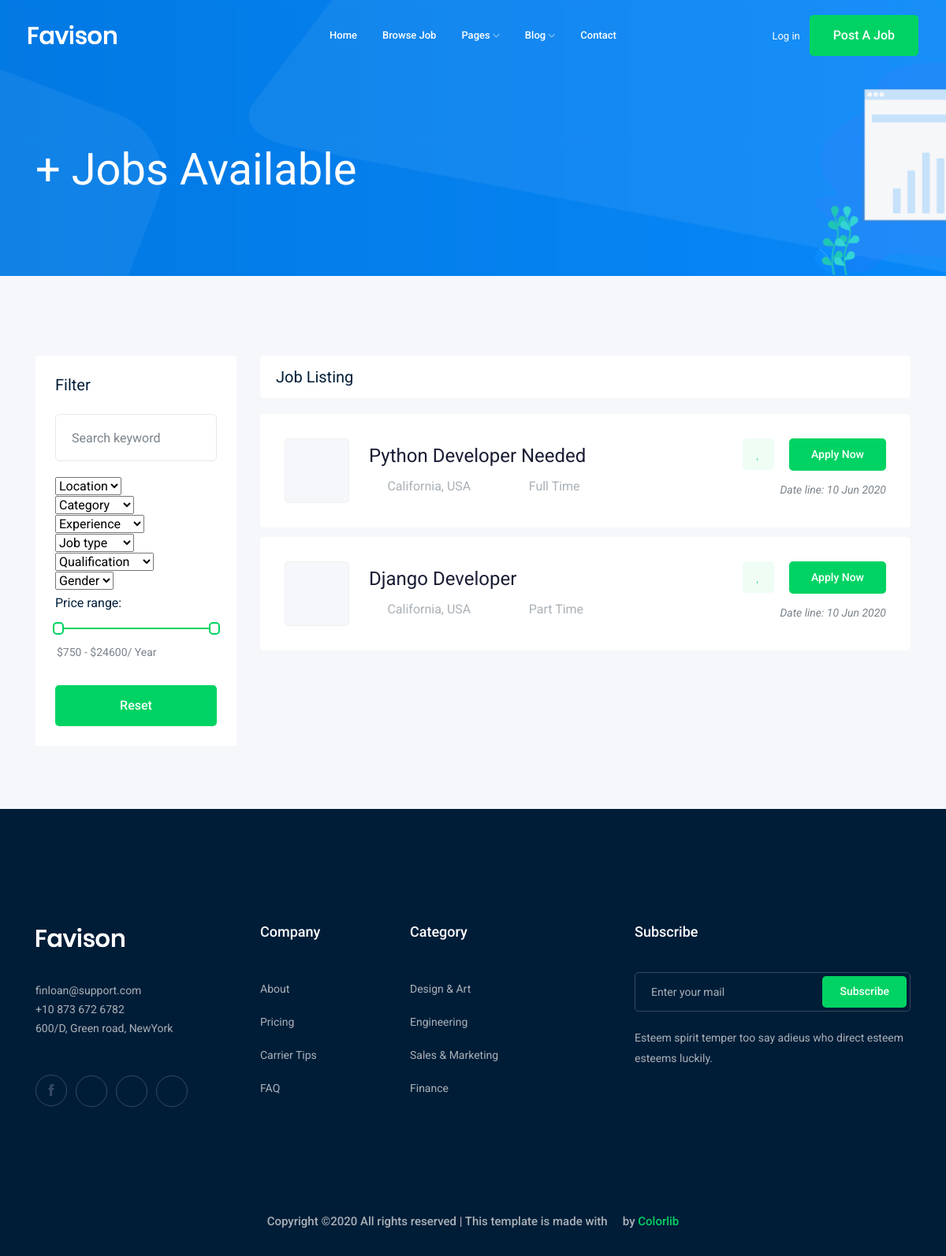
The page /jobs/ on the database as committed earlier.
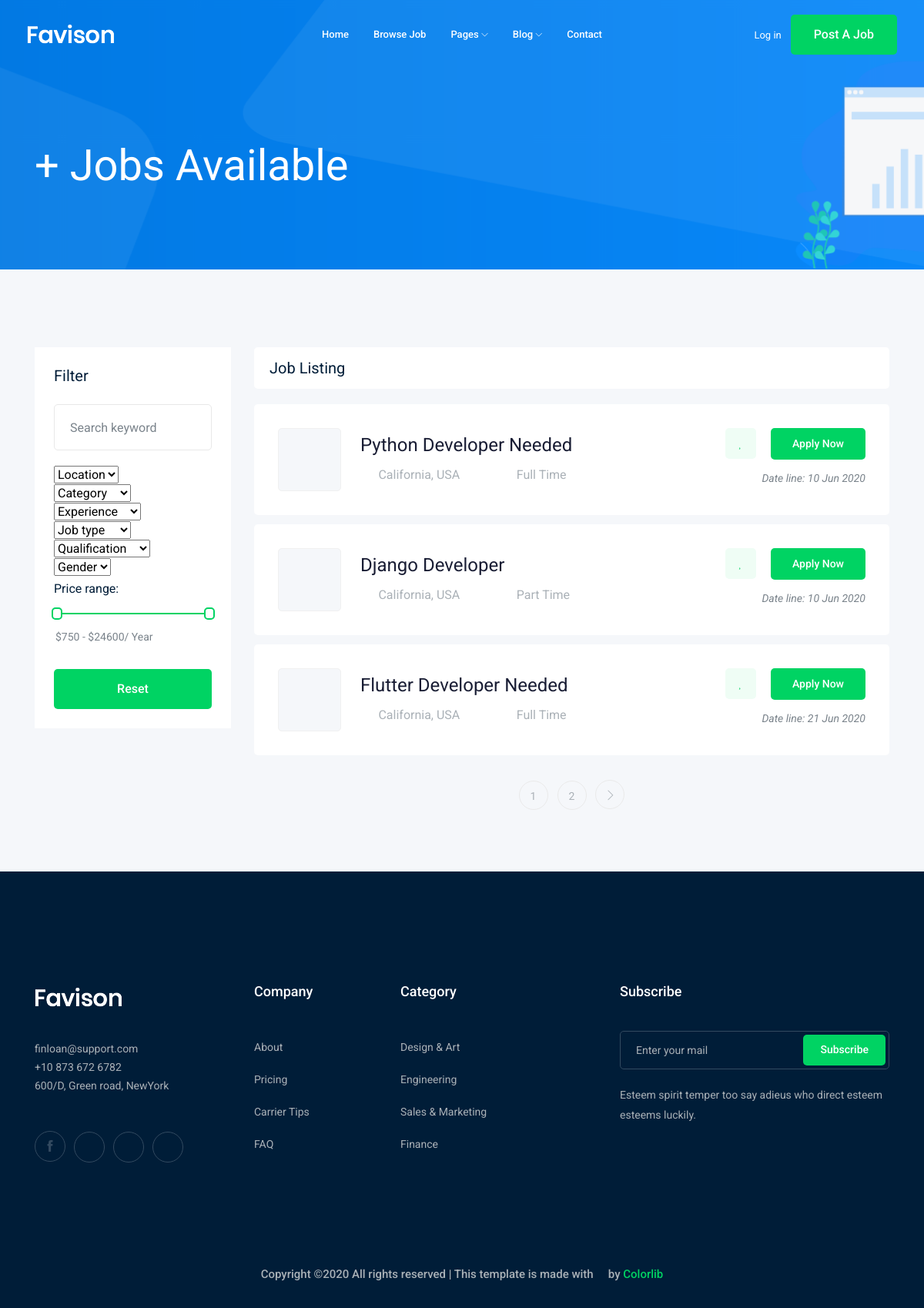
The same page on the database as committed later.
### job/models.py (models this page shows, shortened)
class Job(models.Model):  # table
    owner = models.ForeignKey(User, related_name='job_owner', on_delete=models.CASCADE)
    title = models.CharField(max_length=100)  # column
    job_type = models.CharField(max_length=15 , choices=JOB_TYPE)
    description = models.TextField(max_length=1000)
    published_at = models.DateTimeField(auto_now=True)
    Vacancy = models.IntegerField(default=1)
    salary = models.IntegerField(default=0)
    experience = models.IntegerField(default=1)
    category = models.ForeignKey('Category',on_delete=models.CASCADE)
    image = models.ImageField(upload_to=image_upload)
    slug = models.SlugField(blank=True, null=True)
    def __str__(self):
        return self.title

### job/views.py (the view)
# urls.py: path('',views.job_list , name='job_list'),
def job_list(request):
    job_list = Job.objects.all()
    paginator = Paginator(job_list, 3) # Show 25 contacts per page.
    page_number = request.GET.get('page')
    page_obj = paginator.get_page(page_number)
    context = {'jobs' :page_obj } # template name
    return render(request,'job/job_list.html',context)

### job/templates/job/job_list.html (shortened to what this page needs)
{% extends 'base.html' %}
{% block body %}
    <div class="bradcam_area bradcam_bg_1">
        <div class="container">
            <div class="row">
                <div class="col-xl-12">
                    <div class="bradcam_text">
                        <h3>{{jobs.count}}+ Jobs Available</h3>
                    </div>
                </div>
            </div>
        </div>
    </div>
    <div class="job_listing_area plus_padding">
        <div class="container">
            <div class="row">
                <div class="col-lg-3">
                    <div class="job_filter white-bg">
                        <div class="form_inner white-bg">
                            <h3>Filter</h3>
                            <form action="#">
                                <div class="row">
                                    <div class="col-lg-12">
                                        <div class="single_field">
                                            <input type="text" placeholder="Search keyword">
                                        </div>
                                    </div>
                                    <div class="col-lg-12">
                                        <div class="single_field">
                                            <select class="wide">
                                                <option data-display="Location">Location</option>
                                            </select>
                                        </div>
                                    </div>
                                    <div class="col-lg-12">
                                        <div class="single_field">
                                            <select class="wide">
                                                <option data-display="Category">Category</option>
                                            </select>
                                        </div>
                                    </div>
                                    <div class="col-lg-12">
                                        <div class="single_field">
                                            <select class="wide">
                                                <option data-display="Experience">Experience</option>
                                            </select>
                                        </div>
                                    </div>
                                    <div class="col-lg-12">
                                        <div class="single_field">
                                            <select class="wide">
                                                <option data-display="Job type">Job type</option>
                                            </select>
                                        </div>
                                    </div>
                                    <div class="col-lg-12">
                                        <div class="single_field">
                                            <select class="wide">
                                                <option data-display="Qualification">Qualification</option>
                                            </select>
                                        </div>
                                    </div>
                                    <div class="col-lg-12">
                                        <div class="single_field">
                                            <select class="wide">
                                                <option data-display="Gender">Gender</option>
                                            </select>
                                        </div>
                                    </div>
                                </div>
                            </form>
                        </div>
                        <div class="range_wrap">
                            <label for="amount">Price range:</label>
                            <div id="slider-range"></div>
                            <p>
                                <input type="text" id="amount" readonly style="border:0; color:#7A838B; font-size: 14px; font-weight:400;">
                            </p>
                        </div>
                        <div class="reset_btn">
                            <button  class="boxed-btn3 w-100" type="submit">Reset</button>
                        </div>
                    </div>
                </div>
                <div class="col-lg-9">
                    <div class="recent_joblist_wrap">
                        <div class="recent_joblist white-bg ">
                            <div class="row align-items-center">
                                <div class="col-md-6">
                                    <h4>Job Listing</h4>
                                </div>
                                <div class="col-md-6">
                                </div>
                            </div>
                        </div>
                    </div>
                    <div class="job_lists m-0">
                        <div class="row">
                           {% for job in jobs %}
                            <div class="col-lg-12 col-md-12">
                                <div class="single_jobs white-bg d-flex justify-content-between">
                                    <div class="jobs_left d-flex align-items-center">
                                        <div class="thumb">
                                        </div>
                                        <div class="jobs_conetent">
                                            <a href="{% url 'jobs:job_detail' job.slug %}"><h4>{{job}}</h4></a>
                                            <div class="links_locat d-flex align-items-center">
                                                <div class="location">
                                                    <p> <i class="fa fa-map-marker"></i> California, USA</p>
                                                </div>
                                                <div class="location">
                                                    <p> <i class="fa fa-clock-o"></i> {{job.job_type}}</p>
                                                </div>
                                            </div>
                                        </div>
                                    </div>
                                    <div class="jobs_right">
                                        <div class="apply_now">
                                            <a class="heart_mark" href="#"> <i class="fa fa-heart"></i> </a>
                                            <a href="{% url 'jobs:job_detail' job.slug %}" class="boxed-btn3">Apply Now</a>
                                        </div>
                                        <div class="date">
                                            <p>Date line: {{job.published_at|date:'d M o'}}</p>
                                        </div>
                                    </div>
                                </div>
                            </div>
                            {% endfor %}
                        </div>
                        {% if jobs.has_other_pages %}
                            <div class="row">
                                <div class="col-lg-12">
                                    <div class="pagination_wrap">
                                        <ul>
                                            {% for i in jobs.paginator.page_range %}
                                                <li><a href="?page={{i}}"><span>{{i}}</span></a></li>
                                            {% endfor %}
                                            {% if jobs.has_next %}
                                                <li><a href="?page={{jobs.next_page_number}}"> <i class="ti-angle-right"></i> </a></li>
                                            {% endif %}
                                        </ul>
                                    </div>
                                </div>
                            </div>
                        {% endif %}
                    </div>
                </div>
            </div>
        </div>
    </div>
{% endblock body %}

Rows that differ between the two databases and show on the page:
added Job: title "Flutter Developer Needed", job_type "Full Time", published_at "21 Jun 2020"
Other text that changed with them:
new list line: "1"
new list line: "2"
